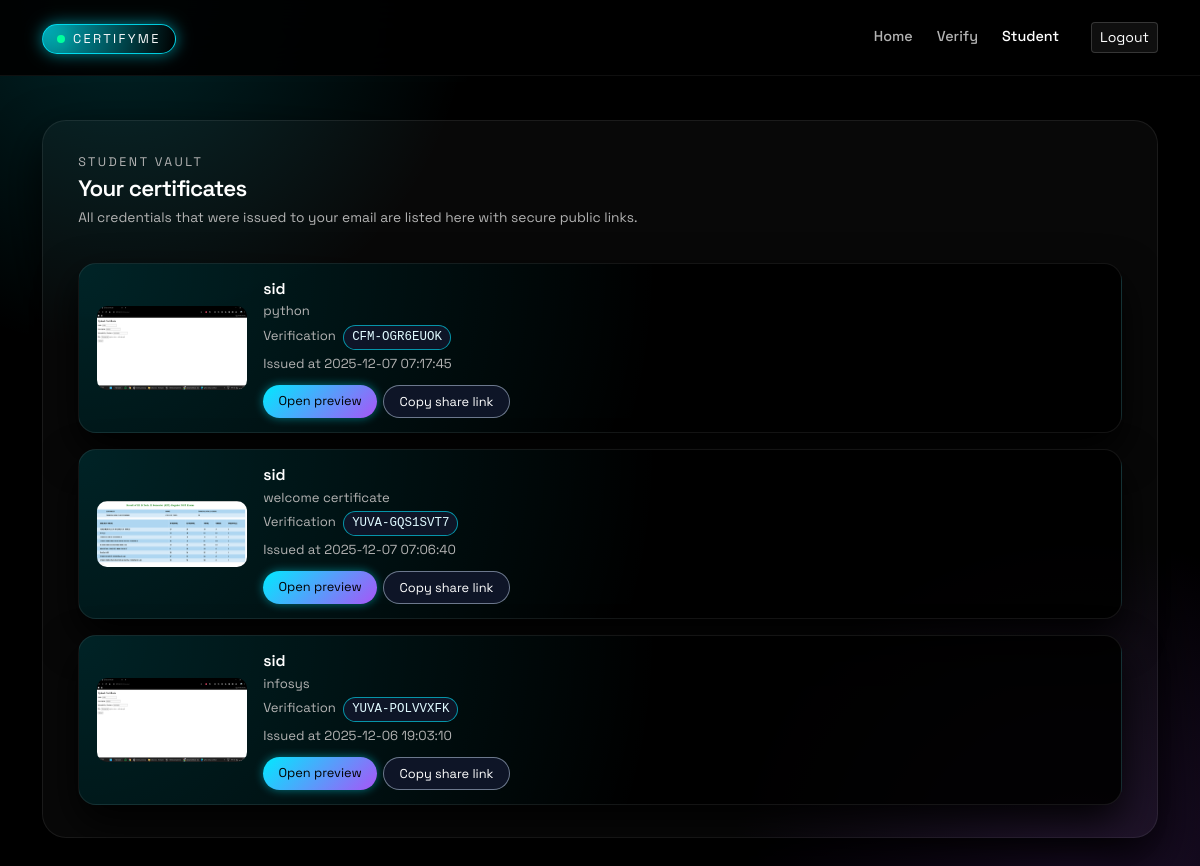
Page /student/dashboard (signed in) on the earlier database version.
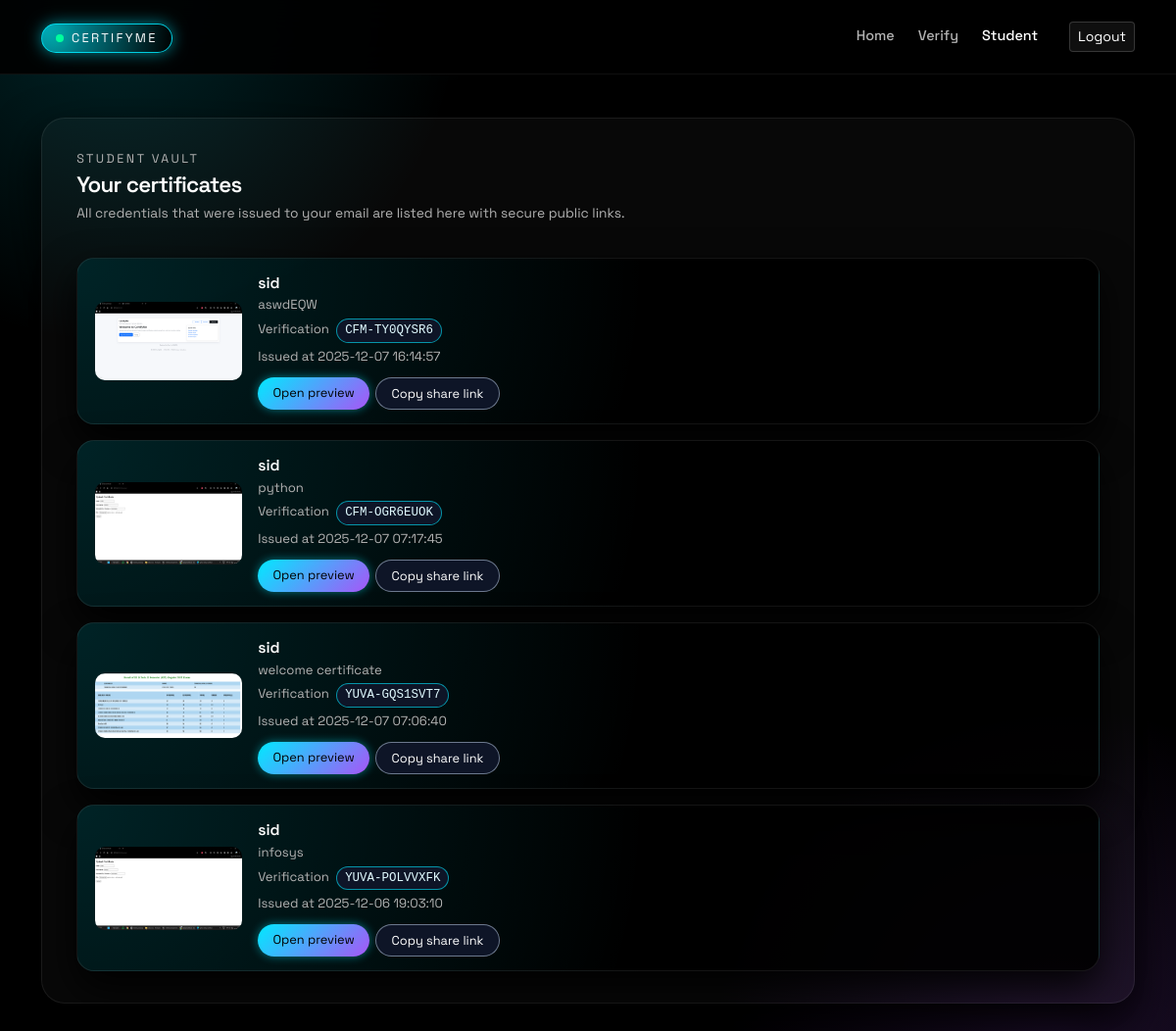
Same page on the later database version.
### tables this page shows
CREATE TABLE certificates (
    id INTEGER PRIMARY KEY AUTOINCREMENT,
    student_id INTEGER,
    student_name TEXT NOT NULL,
    description TEXT,
    filename TEXT NOT NULL,
    verification_code TEXT UNIQUE NOT NULL,
    file_hash TEXT,
    signature TEXT,
    uploaded_by INTEGER,
    uploaded_at DATETIME DEFAULT CURRENT_TIMESTAMP, uploader_ip TEXT, student_email TEXT, file_signature TEXT, uploaded_by_name TEXT, thumbnail TEXT, public_token TEXT,
    FOREIGN KEY (student_id) REFERENCES students(id),
    FOREIGN KEY (uploaded_by) REFERENCES teachers(id)
);

### app.py (the view)
@app.route("/student/dashboard")
def student_dashboard():
    if "student_id" not in session:
        return redirect(url_for("student_login"))
    db = get_db()
    student = db.execute(
        "SELECT * FROM students WHERE id = ?",
        (session["student_id"],)
    ).fetchone()
    if not student:
        db.close()
        flash("Student record not found", "danger")
        return redirect(url_for("student_login"))
    certs = db.execute("""
        SELECT * FROM certificates
        WHERE student_id = ? OR lower(student_email) = ?
        ORDER BY uploaded_at DESC
    """, (student["id"], student["email"].lower())).fetchall()
    db.close()
    return render_template("student_dashboard.html", certs=certs)

### app.py (called while the page is built)
def get_db():
    conn = sqlite3.connect(DB_PATH)
    conn.row_factory = sqlite3.Row
    return conn

### templates/student_dashboard.html (shortened to what this page needs)
{% extends "base.html" %}
{% set active_page = 'student' %}
{% block content %}
<div class="student-cert-header" data-aos="fade-up" data-aos-delay="40">
  <div>
    <div class="page-kicker mb-1">Student vault</div>
    <h1 class="student-cert-title mb-1">Your certificates</h1>
    <p class="student-cert-subtitle mb-0">
      All credentials that were issued to your email are listed here with secure public links.
    </p>
  </div>
</div>
{% if certs %}
  <div class="row g-3 mt-1">
    {% for cert in certs %}
      <div class="col-12" data-aos="fade-up" data-aos-delay="{{ loop.index0 * 50 }}">
        <div class="student-cert-card anim-card">
          <div class="student-cert-thumb-wrap">
            {% if cert.thumbnail %}
              <img
                id="img-{{ cert.id }}"
                src="{{ url_for('serve_thumb', filename=cert.thumbnail) }}"
                class="student-cert-thumb-img"
                alt="Certificate preview"
                style="display:none;"
                onload="(function(i,img){ var s=document.getElementById(i); if(s) s.remove(); img.style.display='inline-block'; })('skel-{{ cert.id }}', this);"
              >
            {% else %}
              <div class="small-muted">No preview available</div>
            {% endif %}
          </div>
          <div class="student-cert-meta">
            <div class="student-cert-name">{{ cert.student_name or 'Certificate' }}</div>
            {% if cert.description %}
              <div class="student-cert-line">
                {{ cert.description }}
              </div>
            {% endif %}
            <div class="student-cert-line mt-1">
              Verification
              <span class="student-cert-code">{{ cert.verification_code }}</span>
            </div>
            {% if cert.uploaded_at %}
              <div class="student-cert-line mt-1">
                Issued at {{ cert.uploaded_at }}
              </div>
            {% endif %}
            <div class="student-cert-actions">
              <a
                class="btn btn-cert-primary"
                href="{{ url_for('student_certificate_view', cert_id=cert.id) }}"
              >
                Open preview
              </a>
              {% if cert.public_token %}
                <button
                  type="button"
                  class="btn btn-cert-ghost"
                  onclick="copyShare('{{ request.url_root.rstrip('/') }}/public/{{ cert.public_token }}')"
                >
                  Copy share link
                </button>
              {% endif %}
            </div>
          </div>
        </div>
      </div>
    {% endfor %}
  </div>
{% else %}
  <div class="alert alert-info mt-3">No certificates found.</div>
{% endif %}
{% endblock %}

### templates/base.html (shortened to what this page needs)
<!doctype html>
<html lang="en">
<head>
  <link
    href="https://cdn.jsdelivr.net/npm/bootstrap@5.3.3/dist/css/bootstrap.min.css"
    rel="stylesheet"
  >
</head>
<body>
{% if not hide_nav %}
<nav class="navbar navbar-expand-lg app-nav">
  <div class="container-xl py-2">
    <a class="navbar-brand" href="{{ url_for('index') }}">
      <span class="navbar-brand-mark">
        <span class="brand-dot"></span>
        CERTIFYME
      </span>
    </a>
    <div class="collapse navbar-collapse" id="navMain">
      <ul class="navbar-nav ms-auto align-items-lg-center gap-lg-2">
        <li class="nav-item">
          <a class="nav-link {% if active_page == 'home' %}active{% endif %}" href="{{ url_for('index') }}">Home</a>
        </li>
        <li class="nav-item">
          <a class="nav-link {% if active_page == 'verify' %}active{% endif %}" href="{{ url_for('verify_certificate') }}">Verify</a>
        </li>
        {% if session.get('role') == 'admin' %}
          <li class="nav-item">
            <a class="nav-link {% if active_page == 'admin' %}active{% endif %}" href="{{ url_for('admin_dashboard') }}">Admin</a>
          </li>
        {% elif session.get('role') == 'teacher' %}
          <li class="nav-item">
            <a class="nav-link {% if active_page == 'teacher' %}active{% endif %}" href="{{ url_for('teacher_dashboard') }}">Teacher</a>
          </li>
        {% elif session.get('role') == 'student' %}
          <li class="nav-item">
            <a class="nav-link {% if active_page == 'student' %}active{% endif %}" href="{{ url_for('student_dashboard') }}">Student</a>
          </li>
        {% endif %}
        {% if session.get('user_id') %}
          <li class="nav-item ms-lg-3">
            <a class="btn btn-ghost-pill btn-sm" href="{{ url_for('logout') }}">Logout</a>
          </li>
        {% endif %}
      </ul>
    </div>
  </div>
</nav>
{% endif %}
<main class="app-main">
  {% block main %}
    <div class="container-xl">
      <div class="app-card-shell">
        {% block content %}{% endblock %}
      </div>
    </div>
  {% endblock %}
</main>
</body>
</html>

### templates/base.html (style rules this page uses)
:root { --bg: #000000; --surface: rgba(255,255,255,0.04); --surface-soft: rgba(255,255,255,0.03); --glow-1: #00eaff; --glow-2: #a855f7; --text-main: #ffffff; --text-soft: #b3b3b3; --border-soft: rgba(255,255,255,0.08); --radius-lg: 24px; --radius-md: 18px; }
* { box-sizing: border-box; }
body { min-height: 100vh; margin: 0; font-family: "Space Grotesk", system-ui, -apple-system, BlinkMacSystemFont, sans-serif; color: var(--text-main); background: radial-gradient(600px at 10% 0%, rgba(0,234,255,0.16), transparent 60%), radial-gradient(600px at 90% 100%, rgba(168,85,247,0.18), transparent 60%), #000000; }
a { text-decoration: none; }
.app-nav { position: sticky; top: 0; z-index: 40; backdrop-filter: blur(22px); background: rgba(0,0,0,0.9); border-bottom: 1px solid rgba(255,255,255,0.06); }
.navbar-brand-mark { padding: 4px 14px; border-radius: 999px; border: 1px solid rgba(0,234,255,0.85); background: radial-gradient(circle at 0% 0%, rgba(0,234,255,0.75), rgba(0,0,0,0.96)); font-size: 0.8rem; letter-spacing: 0.18em; text-transform: uppercase; display: inline-flex; align-items: center; gap: 8px; color: #f9fafb; box-shadow: 0 0 16px rgba(0,234,255,0.55); }
.brand-dot { width: 8px; height: 8px; border-radius: 999px; background: #00ff9d; box-shadow: 0 0 16px rgba(0,255,157,0.9); }
.nav-link { font-size: 0.9rem; font-weight: 500; color: var(--text-soft) !important; }
.nav-link.active { color: #ffffff !important; }
.btn-ghost-pill { background: rgba(255,255,255,0.06); border: 1px solid rgba(255,255,255,0.16); color: var(--text-main); transition: border-color 0.18s ease-out, background 0.18s ease-out, color 0.18s ease-out, transform 0.18s ease-out; }
.app-main { padding-top: 2rem; padding-bottom: 3rem; }
.app-card-shell { margin-top: 0.8rem; border-radius: var(--radius-lg); background: var(--surface-soft); border: 1px solid var(--border-soft); box-shadow: 0 22px 50px rgba(0,0,0,0.9); padding: 1.6rem 1.8rem; }
@media (min-width: 992px) { .app-card-shell { padding: 2rem 2.2rem; } }
.page-kicker { font-size: 0.78rem; text-transform: uppercase; letter-spacing: 0.2em; color: var(--text-soft); }

### templates/student_dashboard.html (style rules this page uses)
.student-cert-header { display: flex; justify-content: space-between; align-items: baseline; gap: 0.75rem; margin-bottom: 1.2rem; }
.student-cert-title { font-size: 1.4rem; font-weight: 600; letter-spacing: -0.03em; }
.student-cert-subtitle { font-size: 0.86rem; color: var(--text-soft); }
.student-cert-card { border-radius: 18px; padding: 14px 18px; display: flex; align-items: center; gap: 16px; background: radial-gradient(circle at 0% 0%, rgba(0,234,255,0.15), transparent 55%), rgba(0,0,0,0.9); border: 1px solid rgba(255,255,255,0.08); box-shadow: 0 18px 40px rgba(0,0,0,0.9); transition: 0.22s ease-out; }
.student-cert-thumb-wrap { width: 150px; flex-shrink: 0; }
.student-cert-thumb-img { width: 150px; height: auto; border-radius: 10px; }
.student-cert-meta { flex: 1; min-width: 0; }
.student-cert-name { font-weight: 600; font-size: 0.98rem; }
.student-cert-line { font-size: 0.82rem; color: var(--text-soft); }
.student-cert-code { font-family: ui-monospace, SFMono-Regular, Menlo, Monaco, Consolas, "Liberation Mono", "Courier New", monospace; font-size: 0.78rem; padding: 2px 8px; border-radius: 999px; background: rgba(15,23,42,0.95); border: 1px solid rgba(0,234,255,0.6); color: #e0faff; display: inline-block; margin-left: 4px; }
.student-cert-actions { display: flex; flex-wrap: wrap; gap: 0.4rem; margin-top: 0.7rem; }
.btn-cert-primary { border-radius: 999px; font-size: 0.8rem; padding: 0.38rem 0.95rem; border: none; background: linear-gradient(135deg, var(--glow-1), var(--glow-2)); color: #000; box-shadow: 0 0 10px rgba(0,234,255,0.45); }
.btn-cert-ghost { border-radius: 999px; font-size: 0.8rem; padding: 0.38rem 0.95rem; border: 1px solid rgba(148,163,184,0.7); background: rgba(15,23,42,0.95); color: var(--text-main); }

Differences in the rows shown:
added certificates: thumbnail (picture), student_name "sid", description "aswdEQW", verification_code "CFM-TY0QYSR6", uploaded_at "2025-12-07 16:14:57"
